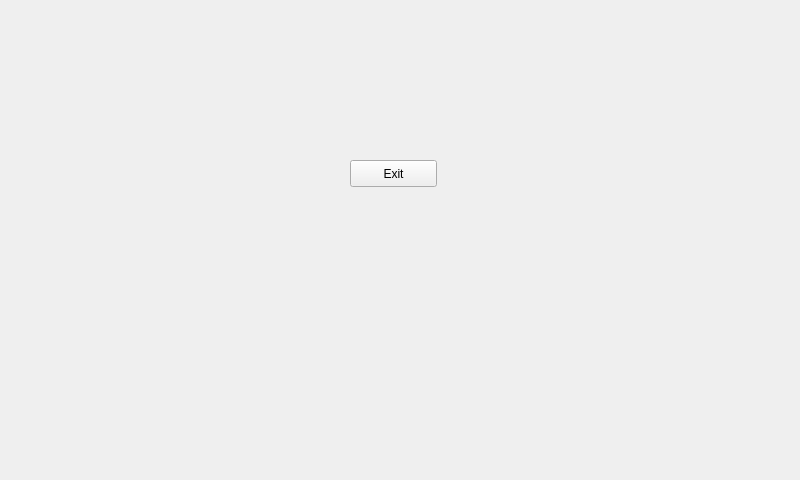
<?xml version="1.0" encoding="UTF-8"?>
<ui version="4.0">
 <class>MainView</class>
 <widget class="QMainWindow" name="MainView">
  <property name="geometry">
   <rect>
    <x>0</x>
    <y>0</y>
    <width>800</width>
    <height>480</height>
   </rect>
  </property>
  <property name="windowTitle">
   <string>MainView</string>
  </property>
  <widget class="QWidget" name="centralWidget">
   <widget class="QPushButton" name="w_exitBtn">
    <property name="geometry">
     <rect>
      <x>350</x>
      <y>160</y>
      <width>87</width>
      <height>27</height>
     </rect>
    </property>
    <property name="text">
     <string>Exit</string>
    </property>
   </widget>
  </widget>
 </widget>
 <layoutdefault spacing="6" margin="11"/>
 <resources/>
 <connections/>
</ui>
